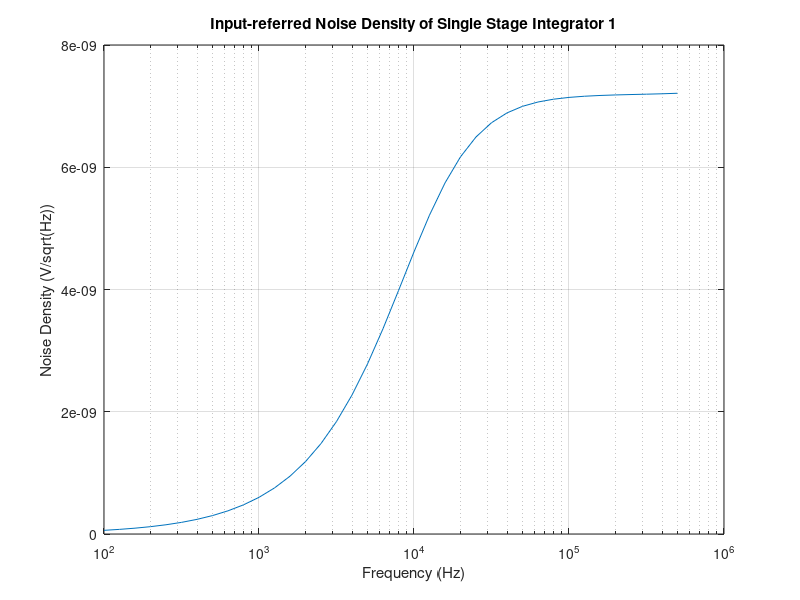

Reproduce this figure in MATLAB.
data = csvread('noisespec11_1p_18m.csv');

freqs = data(:,1);
Ts = 1/250e6;
resp = 2*(exp(j*freqs*2*pi*Ts)-1);

input_referred = sqrt(data(:,2)).*abs(resp);

semilogx(freqs, input_referred)
xlabel('Frequency (Hz)')
ylabel('Noise Density (V/sqrt(Hz))')
title('Input-referred Noise Density of Single Stage Integrator 1')
grid on

int = sqrt(trapz(freqs(2:end)-freqs(1:end-1), (input_referred(1:end-1)).^2))